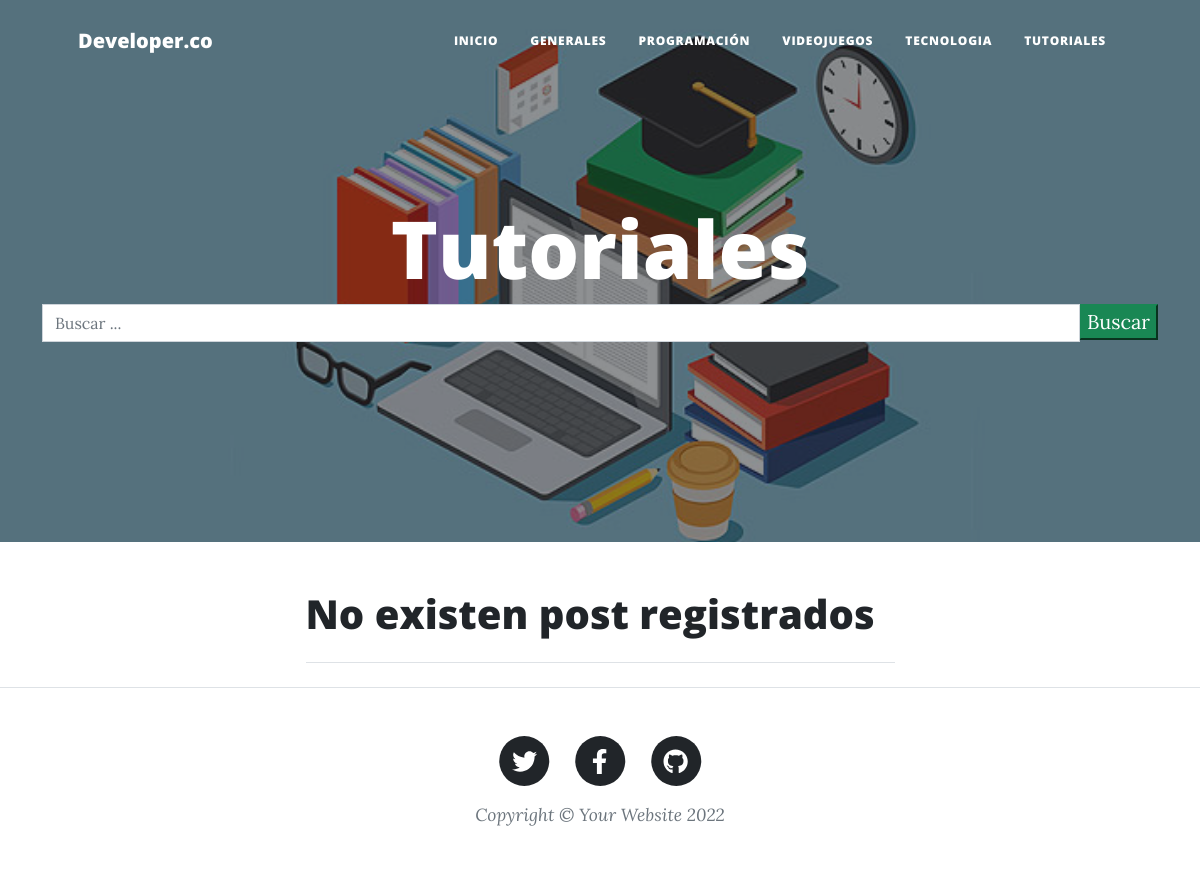
/tutoriales/, run on an earlier commit of the app's database.
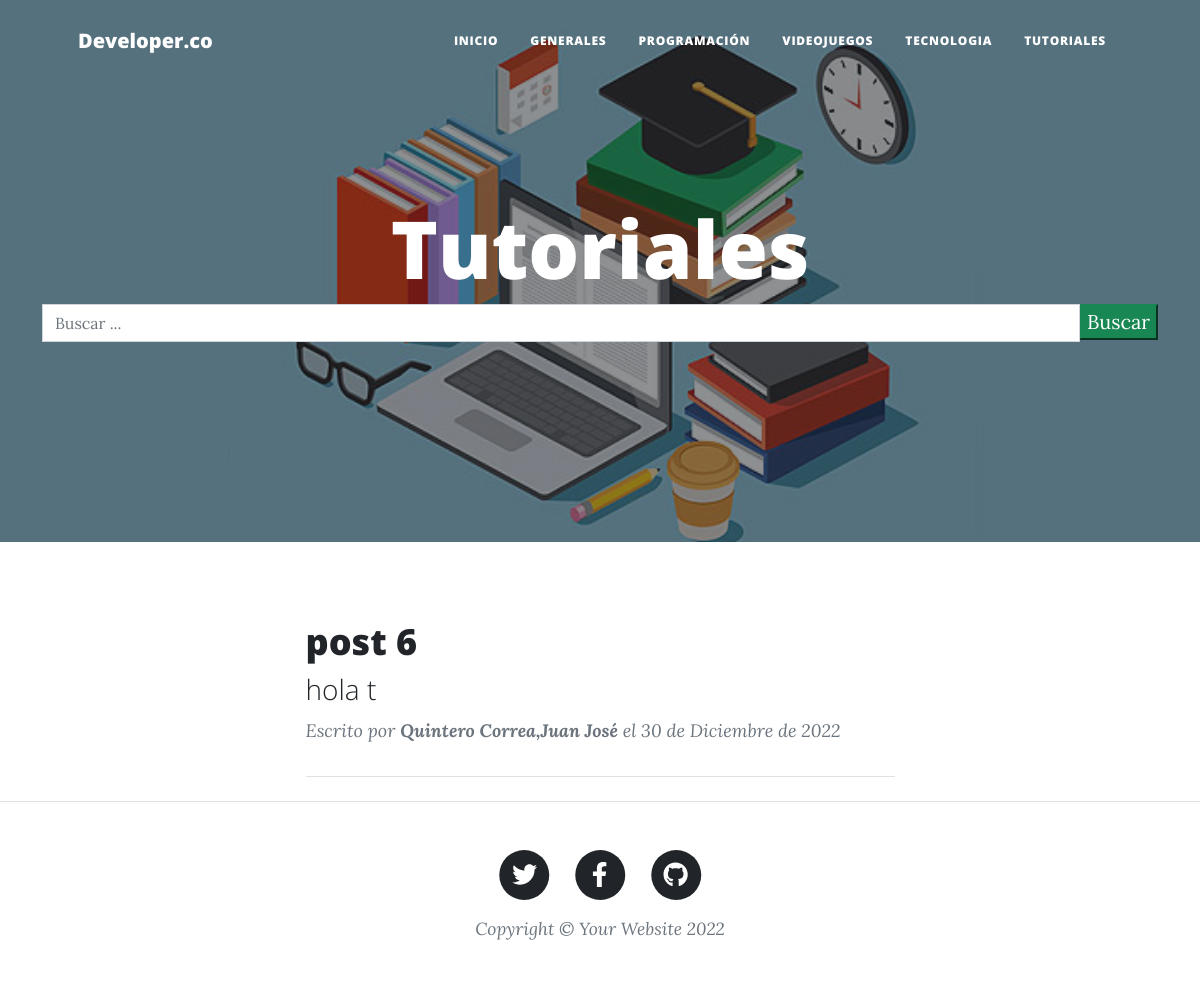
And on a later commit of the database.
### blog/models.py (models this page shows, shortened)
class Post(models.Model):
    id = models.AutoField(primary_key=True)
    titulo = models.CharField('Titulo',max_length=90,blank=False,null=False)
    slug = models.CharField('Slug',max_length=100,null=False,blank=False)
    descripcion = models.CharField('Descripción',max_length=110,blank=False,null=False)
    contenido = RichTextField('Contenido')
    imagen = models.URLField(max_length=255,blank=False,null=False)
    autor = models.ForeignKey(Autor, on_delete=models.CASCADE)
    categoria = models.ForeignKey(Categoria, on_delete=models.CASCADE)
    estado = models.BooleanField('Publicado/No Publicado',default=True)
    fecha_creacion = models.DateField('Fecha de Creación',auto_now=False,auto_now_add=True)
    class Meta:
        verbose_name = 'Post'
        verbose_name_plural = 'Posts'

class Autor(models.Model):
    id = models.AutoField(primary_key=True)
    nombres = models.CharField("Nombres de Autor",max_length=255,null=False,blank=False)
    apellidos = models.CharField("Apellidos de autor",max_length=255,null=False,blank=False)
    facebook = models.URLField("Facebook",null=True,blank=True)
    instagram = models.URLField("Instagram",null=True,blank=True)
    web = models.URLField("Web",null=True,blank=True)
    facebook = models.URLField("Facebook",null=True,blank=True)
    correo = models.EmailField("Correo Electrónico",blank=False,null=False)
    estado = models.BooleanField("Autor ACtivo/Autor no Activo",default=True)
    fecha_creacion = models.DateField("Fecha de Creación",auto_now=False,auto_now_add=True)
    class Meta:
        verbose_name = 'Autor'
        verbose_name_plural = 'Autores'
    def __str__(self):
        return '{0},{1}'.format(self.apellidos, self.nombres)

### blog/views.py (the view, shortened to what this page needs)
# urls.py: path('tutoriales/', tutoriales, name = 'tutoriales'),
def tutoriales(request):
    queryset = request.GET.get("buscar")
    posts = Post.objects.filter(
        estado = True,
        categoria = Categoria.objects.get(nombre__iexact = 'Tutoriales')
    )
    paginator = Paginator(posts,2)
    page = request.GET.get('page')
    posts = paginator.get_page(page)
    return render(request, 'tutoriales.html',{'posts':posts})

### templates/tutoriales.html (shortened to what this page needs)
{% extends 'index.html' %}
{% load static %}
{% block imagen %}
    <header class="masthead" style="background-image: url('{% static 'assets/img/tutoriales.jpg' %}')">
{% endblock imagen %}
{% block titulo_principal %}
    Tutoriales
{% endblock titulo_principal%}

### templates/index.html (shortened to what the changed rows need)
{% load static %}
<!DOCTYPE html>
<html lang="es">
    <head>
        <link href="{% static 'css/styles.css' %}" rel="stylesheet" />
    </head>
    <body>
        {% block imagen %}<header class="masthead" style="background-image: url('{% static 'assets/img/home-bg.jpg' %}')">{% endblock imagen %}
            <div class="container position-relative px-4 px-lg-5">
                <div class="row gx-4 gx-lg-5 justify-content-center">
                    <div class="col-md-10 col-lg-8 col-xl-7">
                        <div class="site-heading">
                            <h1>{% block titulo_principal %}Blog Developer.co{% endblock titulo_principal %}</h1>
                        </div>
                    </div>
                </div>
            </div>
        </header>
        <div class="container px-4 px-lg-5">
            <div class="row gx-4 gx-lg-5 justify-content-center">
                <div class="col-md-10 col-lg-8 col-xl-7">
                    {% block contenido %}
                        {% if posts %}
                            {% for post in posts %}
                                <div class="post-preview">
                                    <a href="{% url 'blog:detalle_post' post.slug %}">
                                        <h2 class="post-title">{{ post.titulo }}</h2>
                                        <h3 class="post-subtitle">{{ post.descripcion }}</h3>
                                    </a>
                                    <p class="post-meta">Escrito por
                                        <strong>{{ post.autor }}</strong> el
                                        {{ post.fecha_creacion }}
                                    </p>
                                </div>
                            {% endfor %}
                        {% else %}
                                <h1>No existen post registrados</h1>
                        {% endif %}
                    {% endblock contenido %}
                    <hr class="my-4" />
                </div>
            </div>
        </div>
    </body>
</html>

What changed in the data, as far as the page shows it:
added Post: titulo "post 6", descripcion "hola t", autor "Quintero Correa,Juan José", fecha_creacion "30 de Diciembre de 2022"
Also different on the page:
text no longer shown: "No existen post registrados"
